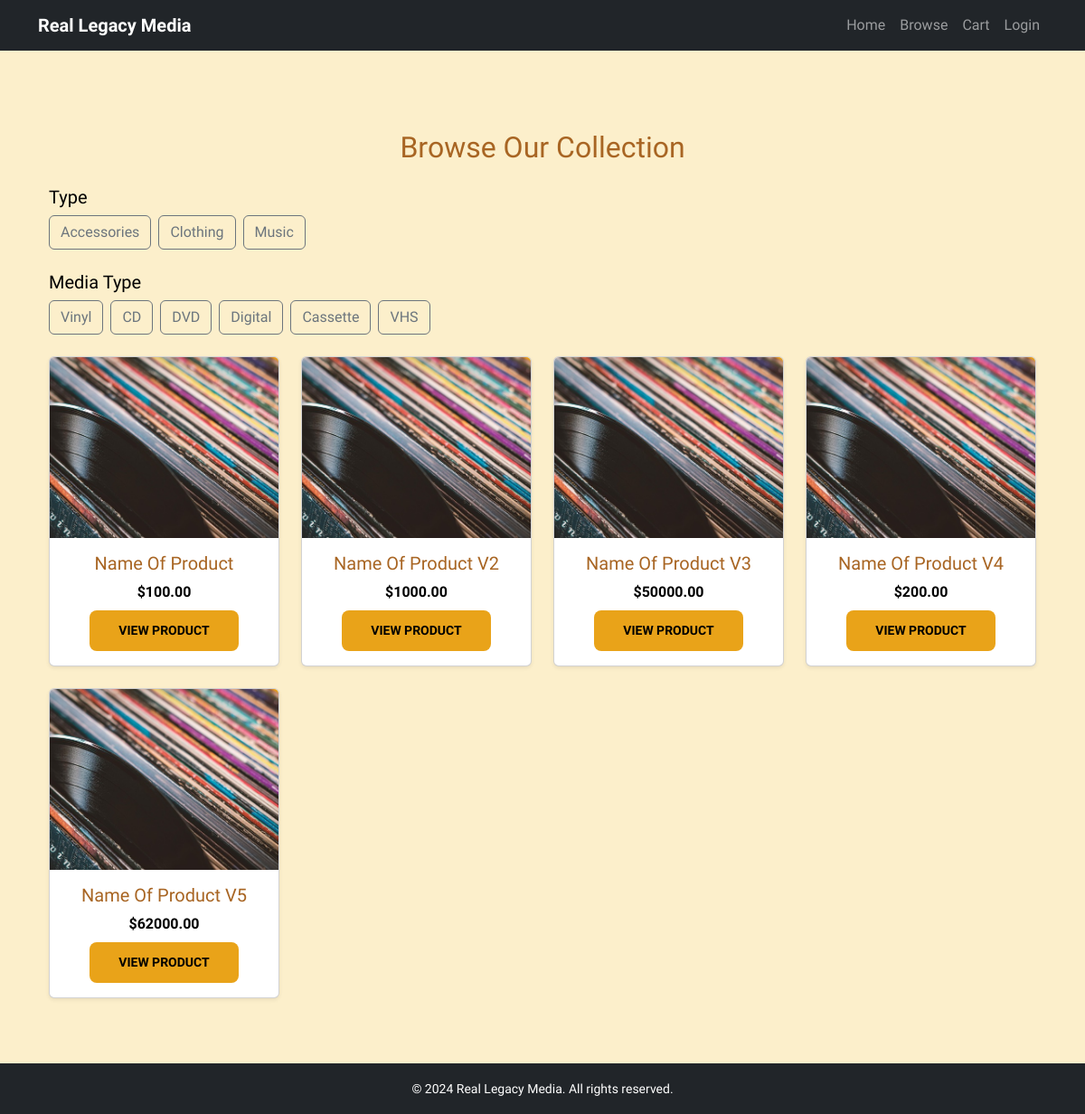
Screenshot of /products/ with the database file from the repository.
### products/models.py (models this page shows, shortened)
class Category(models.Model):
    name = models.CharField(max_length=100)
    slug = models.SlugField(unique=True)

class MediaType(models.Model):
    name = models.CharField(max_length=100)
    slug = models.SlugField(unique=True, null=True, blank=True)

class Product(models.Model):
    name = models.CharField(max_length=200)
    slug = models.SlugField(unique=True)
    category = models.ForeignKey(Category, on_delete=models.CASCADE, null=True, blank=True)
    description = models.TextField()
    genre = models.ForeignKey(Genre, on_delete=models.SET_NULL, null=True)
    media_type = models.ForeignKey(MediaType, on_delete=models.SET_NULL, null=True)
    price = models.DecimalField(max_digits=10, decimal_places=2)
    stock = models.PositiveIntegerField()
    is_featured = models.BooleanField(default=False)
    is_limited_edition = models.BooleanField(default=False)
    created_at = models.DateTimeField(auto_now_add=True)

### products/views.py (the view)
# urls.py: path('', views.product_list, name='list'),
def product_list(request):
    genre_slug = request.GET.get('genre')
    media_type_id = request.GET.get('mediaId')
    category_slug = request.GET.get('category')
    media_slug = request.GET.get('media')
    products = Product.objects.all()
    if genre_slug:
        products = products.filter(genre__slug=genre_slug)
    if media_type_id:
        products = products.filter(media_type__id=media_type_id)
    if category_slug:
        products = products.filter(category__slug=category_slug)
    if media_slug:
        products = products.filter(media_type__slug=media_slug)
    genres = Genre.objects.all()
    media_types = MediaType.objects.all()
    categories = Category.objects.all()
    return render(request, 'products/list.html', {
        'products': products,
        'genres': genres,
        'media_types': media_types,
        'categories': categories,
        'current_genre': genre_slug,
        'current_media': media_type_id,
        'current_media_slug': media_slug,
        'current_category': category_slug,
    })

### templates/products/list.html (shortened to what this page needs)
{% extends 'base.html' %}
{% block content %}
<section class="py-5">
    <div class="container">
        <h2 class="text-center mb-4">Browse Our Collection</h2>
        <div class="mb-4">
            <h5>Type</h5>
            <div class="d-flex flex-wrap gap-2">
                {% for cat in categories %}
                <a href="?{% if current_genre %}genre={{ current_genre }}&{% endif %}
                        category={{ cat.slug }} "class="btn {% if current_category == cat.slug %}btn-retro{% else %}btn-outline-secondary{% endif %}">
                    {{ cat.name }}
                </a>
                {% endfor %}
            </div>
        </div>
        <div class="mb-4">
            <h5>Media Type</h5>
            <div class="d-flex flex-wrap gap-2">
                {% for type in media_types %}
                <a href="?{% if current_genre %}genre={{ current_genre }}&{% endif %}
                        media={{ type.slug }} "
                        class="btn {% if current_media_slug == type.slug %}btn-retro{% else %}btn-outline-secondary{% endif %}">
                    {{ type.name }}
                </a>
                {% endfor %}
            </div>
        </div>
        <div class="row g-4">
            {% if products %}
            {% for product in products %}
            <div class="col-md-6 col-lg-3">
                <div class="card h-100 text-center shadow-sm">
                    <img src="{{ product.images.first.image.url|default:'/static/images/vinyl-hero.jpg' }}"
                        class="card-img-top" style="height: 200px; object-fit: cover;" alt="{{ product.name }}">
                    <div class="card-body">
                        <h5 class="card-title">{{ product.name }}</h5>
                        <p class="card-text fw-bold mb-2">${{ product.price }}</p>
                        <a href="{{ product.get_absolute_url|default:'#' }}" class="btn btn-retro btn-sm">View Product</a>
                    </div>
                </div>
            </div>
            {% endfor %}
            {% else %}
                <div class="col-12">
                    <p class="text-center fw-bold">No products match your filters.</p>
                </div>
            {% endif %}
        </div>
    </div>
</section>
{% endblock %}

### static/css/style.css (style rules this page uses)
:root { --black: #000000; --brown: #A86523; --orange: #E9A319; --peach: #FAD59A; --cream: #FCEFCB; --text-color: #000000; }
body { font-family: 'Kodchasan', sans-serif; color: var(--text-color); background-color: var(--cream); }
h1, h2, h3, h4 { font-family: 'Brexon', sans-serif; color: var(--brown); }
.btn-retro { background-color: var(--orange); border: none; color: var(--text-color); font-weight: bold; padding: 0.75rem 2rem; border-radius: 8px; text-transform: uppercase; transition: all 0.3s ease-in-out; }
.card-title { font-family: 'Brexon', serif; color: var(--brown); }
.card-text { color: var(--text-color); }
.card img { object-fit: cover; height: 200px; }

### rows the page displays
Category: name "Accessories"
Category: name "Clothing"
Category: name "Music"
MediaType: name "Vinyl"
MediaType: name "CD"
MediaType: name "DVD"
MediaType: name "Digital"
MediaType: name "Cassette"
MediaType: name "VHS"
Product: name "Name Of Product", price "100.00"
Product: name "Name Of Product V2", price "1000.00"
Product: name "Name Of Product V3", price "50000.00"
Product: name "Name Of Product V4", price "200.00"
Product: name "Name Of Product V5", price "62000.00"
